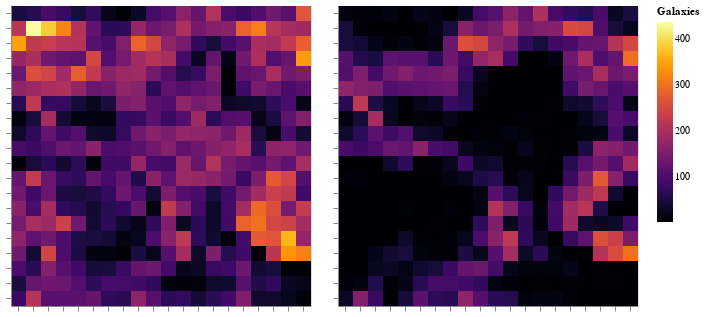

The notebook cell saved with this chart:
### Code cell
plot1 = _densityMap(index_map1)
plot2 = _densityMap(index_map2)

plot1 | plot2

### Figure 1 — Vega-Lite specification as saved in the notebook (floating-point values rounded to 4 significant figures; data arrays with more than 128 entries replaced by an {"elided": "..."} marker saying what was removed)
{"config": {"view": {"continuousWidth": 400, "continuousHeight": 300}}, "hconcat": [{"data": {"name": "data-82deb82e4648d2763cfd6f458bb6217f"}, "mark": "rect", "encoding": {"color": {"type": "quantitative", "field": "Galaxies", "scale": {"scheme": "inferno", "type": "linear"}}, "x": {"type": "ordinal", "axis": {"labels": false, "title": null}, "field": "x"}, "y": {"type": "ordinal", "axis": {"labels": false, "title": null}, "field": "y"}}, "height": 300, "title": "", "width": 300}, {"data": {"name": "data-0a5cd6b672f39eacc1510881642f4a72"}, "mark": "rect", "encoding": {"color": {"type": "quantitative", "field": "Galaxies", "scale": {"scheme": "inferno", "type": "linear"}}, "x": {"type": "ordinal", "axis": {"labels": false, "title": null}, "field": "x"}, "y": {"type": "ordinal", "axis": {"labels": false, "title": null}, "field": "y"}}, "height": 300, "title": "", "width": 300}], "$schema": "https://vega.github.io/schema/vega-lite/v4.8.1.json", "datasets": {"data-82deb82e4648d2763cfd6f458bb6217f": {"elided": "400 records"}, "data-0a5cd6b672f39eacc1510881642f4a72": {"elided": "400 records"}}}
